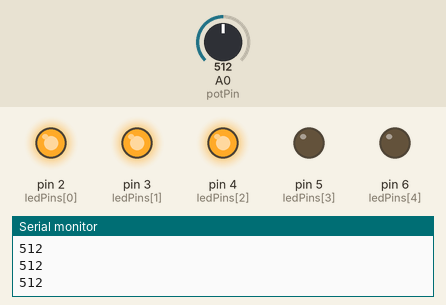
This sketch was run on a simulated Arduino Uno, built with avr-gcc and run on an emulated ATmega328P. Shown: output pins drawn as LEDs (lit = HIGH), the last lines printed to the serial monitor. Inputs (shaded band) come from the test bench; at power-on: A0 (potPin) = 512.

Above: at 1.2 s.
1.3 s: A0 (potPin) set to 499
At 1.8 s:
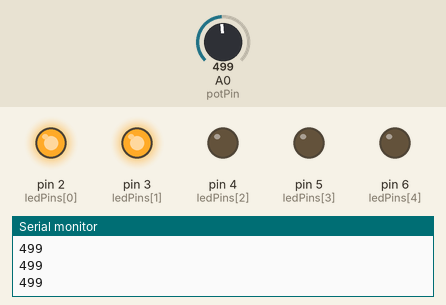
2.8 s: A0 (potPin) set to 272
4.3 s: A0 (potPin) set to 248
At 5.5 s:
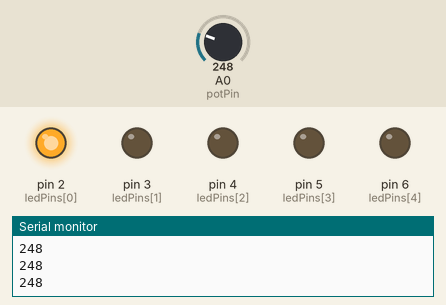
5.8 s: A0 (potPin) set to 109
7.3 s: A0 (potPin) set to 90
At 8.4 s:
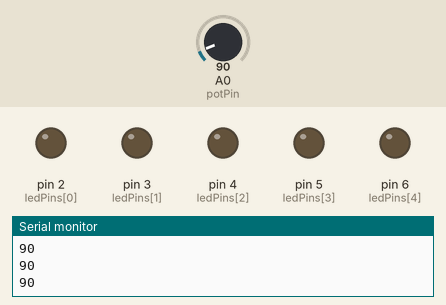
8.8 s: A0 (potPin) set to 110
At 9.7 s:
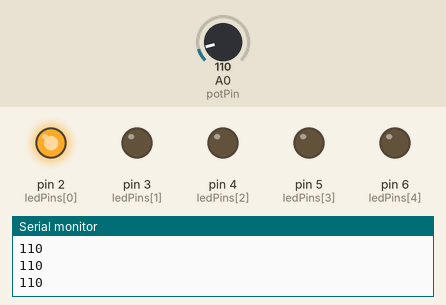
Timing chart, 0 to 11.3 s (numbered marks = the images above; inputs shaded):
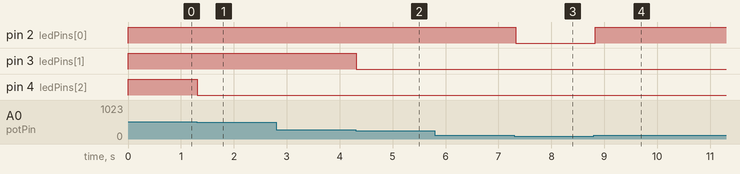

The sketch:

Ex_05.ino
```cpp
int potPin = A0;
int ledPins[5] = {2, 3, 4, 5, 6};
void setup() {
for (int i = 0; i < 5; i++) {
pinMode(ledPins[i], OUTPUT);
}
Serial.begin(9600);
}
void loop() {
int potValue = analogRead(potPin);
Serial.println(potValue);
int numLeds = 0;
if (potValue >= 100) {
numLeds = map(potValue, 0, 1023, 1, 5);
numLeds = constrain(numLeds, 1, 5);
}
for (int i = 0; i < 5; i++) {
if (i < numLeds) {
digitalWrite(ledPins[i], HIGH);
} else {
digitalWrite(ledPins[i], LOW);
}
}
delay(100);
}
```

Measured:
- the behaviour switches between 512 and 511 on A0 (potPin) (found by bisection; images 0 and 1)
- the behaviour switches between 256 and 255 on A0 (potPin) (found by bisection; images 1 and 2)
- the behaviour switches between 100 and 99 on A0 (potPin) (found by bisection; images 2 and 3)
- after the input at 1.3 s, pin 4 (ledPins[2]): HIGH → LOW at once
- after the input at 4.3 s, pin 3 (ledPins[1]): HIGH → LOW at once
- after the input at 7.3 s, pin 2 (ledPins[0]): HIGH → LOW at once
- after the input at 8.8 s, pin 2 (ledPins[0]): LOW → HIGH at once
